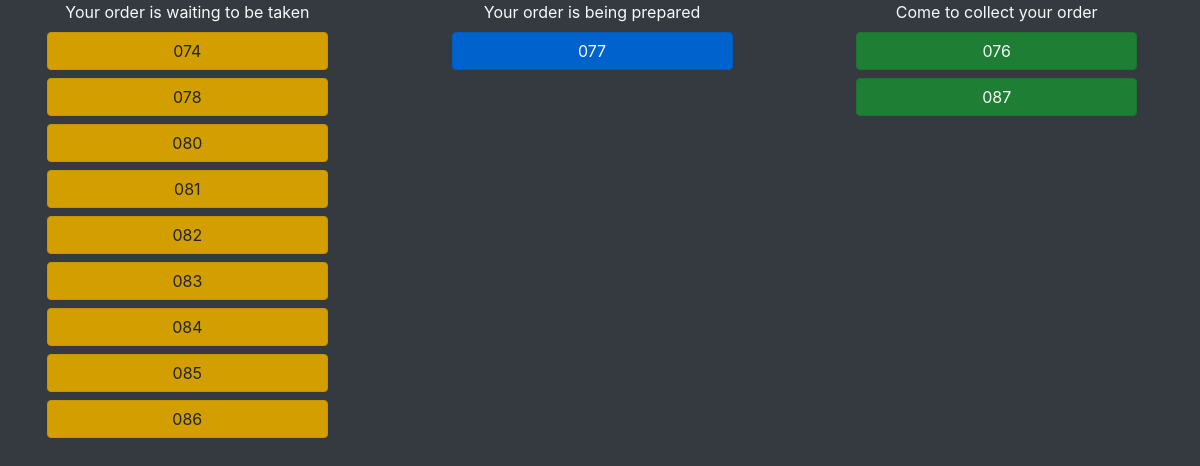
The app's page /ordersys/orders/customers/, older data.
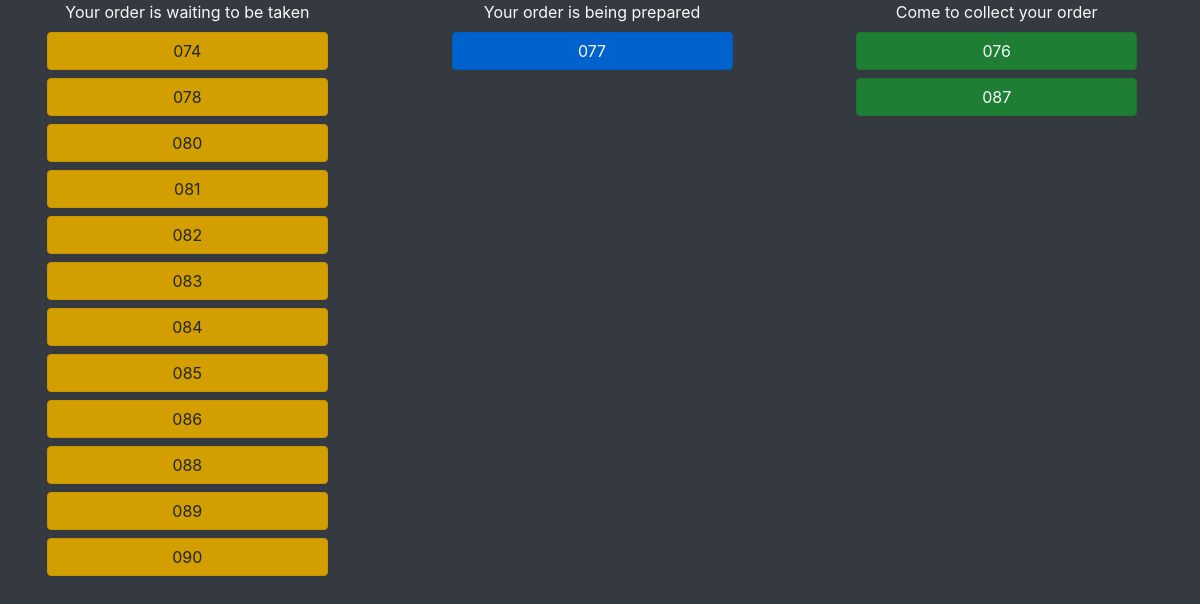
The same page, newer data.
### ordersys/models.py (models this page shows, shortened)
class Order(models.Model):
    ordered_items = models.ManyToManyField(Product, through='ProductAmount')
    date_ordered = models.DateTimeField("Ordered", auto_now=True)
    status = models.CharField(max_length=12, default="Pending")
    def __str__(self):
        return str(self.id)[1:]

### ordersys/views.py (the view)
# urls.py: path('orders/customers/', views.CustomersOrdersView.as_view(), name='customers'),
class CustomersOrdersView(generic.ListView):
    login_url = '/ordersys/login/'
    model=Order
    template_name = 'ordersys/customers.html'
    context_object_name = 'orders_list'
    orderint = ['id']
    def get_queryset(self):
        return Order.objects.exclude(status='Done').all()

### ordersys/templates/ordersys/customers.html (shortened to what this page needs)
<html>
    <head>
        <link rel="stylesheet" href="https://stackpath.bootstrapcdn.com/bootstrap/4.5.2/css/bootstrap.min.css">
    </head>
    <body class="bg-dark pr-3 d-flex justify-content-center">
        <div class="wrapper w-100">
            {% if orders_list %}
                <div class="row">
                    <div class="col">
                        <div class="wrapper d-flex justify-content-center text-light">Your order is waiting to be taken</div>
                        {% for order in orders_list %}
                            {% if order.status == "Pending" %}
                                <div class="d-flex justify-content-center">
                                    <button type="submit" class="btn active btn-warning mt-2 d-flex w-75 justify-content-center">{{order}}</button>
                                </div>
                            {% endif %}
                        {% endfor %}
                    </div>
                    <div class="col">
                        <div class="wrapper d-flex justify-content-center text-light">Your order is being prepared</div>
                        {% for order in orders_list %}
                            {% if order.status == "Prepare" %}
                                <div class="d-flex justify-content-center">
                                    <button type="submit" class="btn active btn-primary mt-2 d-flex w-75 justify-content-center text-light">{{order}}</button>
                                </div>
                            {% endif %}
                        {% endfor %}
                    </div>
                    <div class="col">
                        <div class="wrapper d-flex justify-content-center text-light">Come to collect your order</div>
                        {% for order in orders_list %}
                            {% if order.status == "Collect" %}
                                <div class="d-flex justify-content-center">
                                    <button type="submit" class="btn active btn-success mt-2 d-flex w-75 justify-content-center text-light">{{order}}</button>
                                </div>
                            {% endif %}
                        {% endfor %}
                    </div>
                </div>
            {% endif %}
        </div>
    </body>
</html>

Row changes from the older to the newer data that the page shows:
added Order: id "088"
added Order: id "089"
added Order: id "090"
